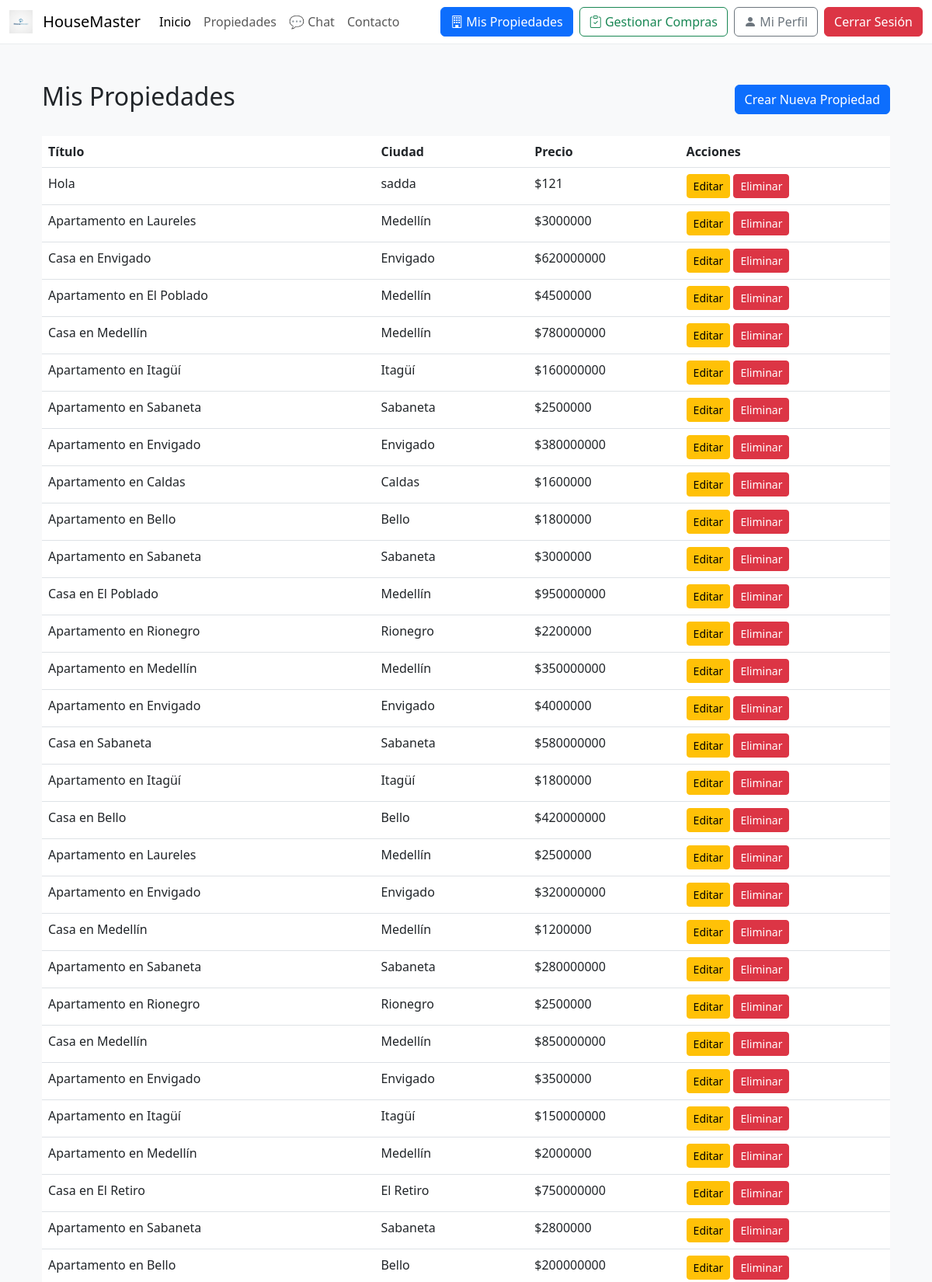
The page /panel/ (signed in, upper part) on the database its author committed.
### property/models.py (models this page shows, shortened)
class Property(models.Model):
    TYPE_SALE = 'Venta'
    TYPE_RENT = 'Arriendo'
    TYPE_CHOICES = [
        (TYPE_SALE, 'Venta'),
        (TYPE_RENT, 'Arriendo'),
    ]
    STATUS_AVAILABLE = 'Disponible'
    STATUS_SOLD = 'Vendida'
    STATUS_RENTED = 'Arrendada'
    STATUS_RESERVED = 'Reservada'
    STATUS_CHOICES = [
        (STATUS_AVAILABLE, 'Disponible'),
        (STATUS_SOLD, 'Vendida'),
        (STATUS_RENTED, 'Arrendada'),
        (STATUS_RESERVED, 'Reservada'),
    ]
    agent = models.ForeignKey(User, on_delete=models.SET_NULL, null=True, related_name='properties')
    title = models.CharField(max_length=200)
    description = models.TextField()
    price = models.DecimalField(max_digits=12, decimal_places=2)
    type = models.CharField(max_length=100, choices=TYPE_CHOICES)
    area = models.FloatField()
    rooms = models.IntegerField()
    bathrooms = models.IntegerField()
    status = models.CharField(max_length=50, choices=STATUS_CHOICES, default=STATUS_AVAILABLE)
    city = models.CharField(max_length=100)
    department = models.CharField(max_length=100)
    address = models.CharField(max_length=255, unique=True)
    created_at = models.DateTimeField(auto_now_add=True)
    image = models.ImageField(upload_to='properties/', blank=True, null=True)
    class Meta:
        verbose_name = 'Propiedad'
        verbose_name_plural = 'Propiedades'
        ordering = ['-created_at']
        indexes = [
            models.Index(fields=['city', 'type']),
            models.Index(fields=['status', 'price']),
        ]

### property/views.py (the view)
# urls.py: path('panel/', PropertyListView.as_view(), name='property_panel'),
class PropertyListView(StaffRequiredMixin, ListView):
    model = Property
    template_name = 'property/property_panel.html'
    context_object_name = 'properties'
    def get_queryset(self):
        service = PropertyService()
        return service.get_agent_properties(self.request.user.id)

### property/repositories/property_repository.py (called while the page is built)
    def get_by_agent(self, agent_id: int) -> QuerySet:
        return Property.objects.filter(agent_id=agent_id).order_by('-created_at')

### property/services/property_service.py (called while the page is built)
    def get_agent_properties(self, agent_id: int) -> QuerySet:
        return self.repository.get_by_agent(agent_id)

### property/views.py (called while the page is built)
    def test_func(self):
        return self.request.user.is_staff

### property/templates/property/property_panel.html (shortened to what this page needs)
{% extends 'base.html' %}
{% block content %}
<div class="container mt-5">
    <div class="d-flex justify-content-between align-items-center mb-4">
        <h2>Mis Propiedades</h2>
        <a href="{% url 'property_create' %}" class="btn btn-primary">Crear Nueva Propiedad</a>
    </div>
    <div class="table-responsive">
        <table class="table table-hover">
            <thead>
                <tr>
                    <th>Título</th>
                    <th>Ciudad</th>
                    <th>Precio</th>
                    <th>Acciones</th>
                </tr>
            </thead>
            <tbody>
                {% for property in properties %}
                <tr>
                    <td>{{ property.title }}</td>
                    <td>{{ property.city }}</td>
                    <td>${{ property.price|floatformat:0 }}</td>
                    <td>
                        <a href="{% url 'property_update' property.pk %}" class="btn btn-sm btn-warning">Editar</a>
                        <a href="{% url 'property_delete' property.pk %}" class="btn btn-sm btn-danger">Eliminar</a>
                    </td>
                </tr>
                {% empty %}
                <tr>
                    <td colspan="4" class="text-center">Aún no has publicado ninguna propiedad.</td>
                </tr>
                {% endfor %}
            </tbody>
        </table>
    </div>
</div>
{% endblock %}

### core/templates/base.html (style rules this page uses)
body { background-color: #f8f9fa; }

### rows shown on the page
Property: title "Hola", city "sadda", price "121"
Property: title "Apartamento en Laureles", city "Medellín", price "3000000"
Property: title "Casa en Envigado", city "Envigado", price "620000000"
Property: title "Apartamento en El Poblado", city "Medellín", price "4500000"
Property: title "Casa en Medellín", city "Medellín", price "780000000"
Property: title "Apartamento en Itagüí", city "Itagüí", price "160000000"
Property: title "Apartamento en Sabaneta", city "Sabaneta", price "2500000"
Property: title "Apartamento en Envigado", city "Envigado", price "380000000"
Property: title "Apartamento en Caldas", city "Caldas", price "1600000"
Property: title "Apartamento en Bello", city "Bello", price "1800000"
Property: title "Apartamento en Sabaneta", city "Sabaneta", price "3000000"
Property: title "Casa en El Poblado", city "Medellín", price "950000000"
Property: title "Apartamento en Rionegro", city "Rionegro", price "2200000"
Property: title "Apartamento en Medellín", city "Medellín", price "350000000"
Property: title "Apartamento en Envigado", city "Envigado", price "4000000"
Property: title "Casa en Sabaneta", city "Sabaneta", price "580000000"
Property: title "Apartamento en Itagüí", city "Itagüí", price "1800000"
Property: title "Casa en Bello", city "Bello", price "420000000"
Property: title "Apartamento en Laureles", city "Medellín", price "2500000"
Property: title "Apartamento en Envigado", city "Envigado", price "320000000"
Property: title "Casa en Medellín", city "Medellín", price "1200000"
Property: title "Apartamento en Sabaneta", city "Sabaneta", price "280000000"
Property: title "Apartamento en Rionegro", city "Rionegro", price "2500000"
Property: title "Casa en Medellín", city "Medellín", price "850000000"
Property: title "Apartamento en Envigado", city "Envigado", price "3500000"
Property: title "Apartamento en Itagüí", city "Itagüí", price "150000000"
Property: title "Apartamento en Medellín", city "Medellín", price "2000000"
Property: title "Casa en El Retiro", city "El Retiro", price "750000000"
Property: title "Apartamento en Sabaneta", city "Sabaneta", price "2800000"
Property: title "Apartamento en Bello", city "Bello", price "200000000"
